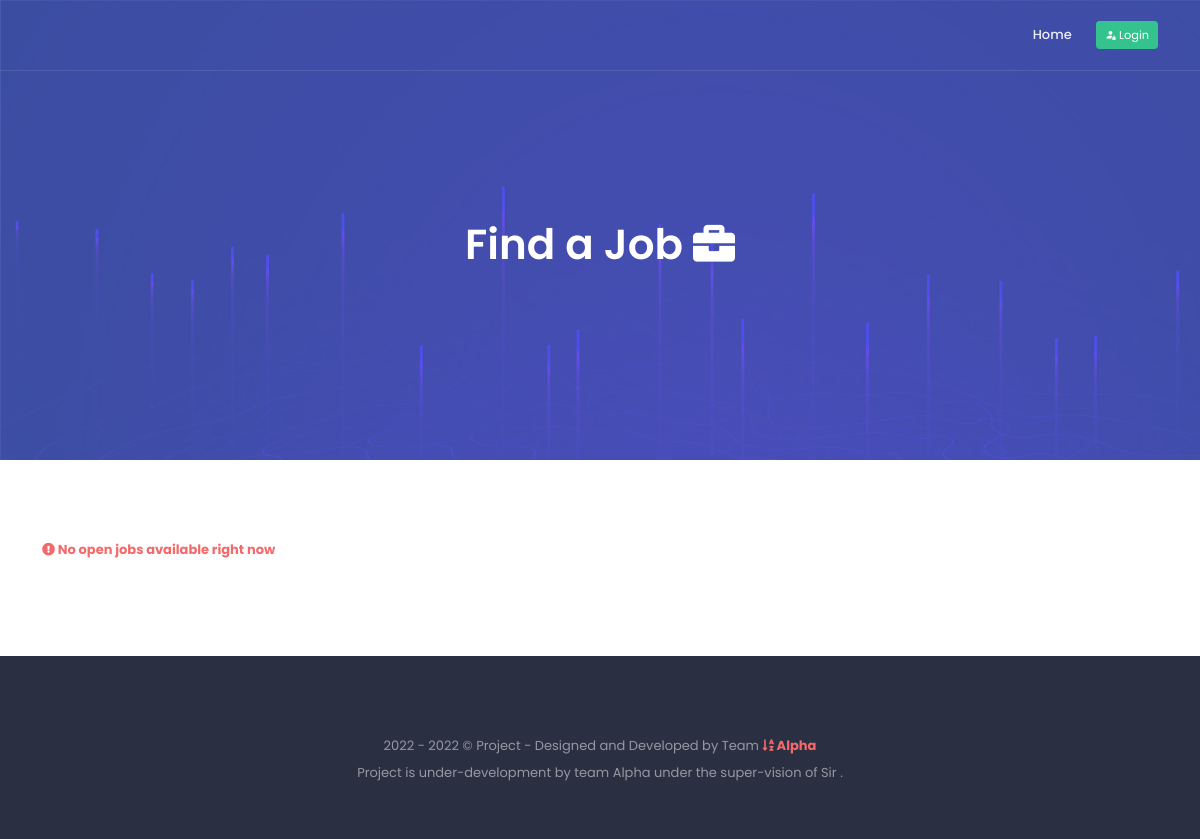
/, run on an earlier commit of the app's database.
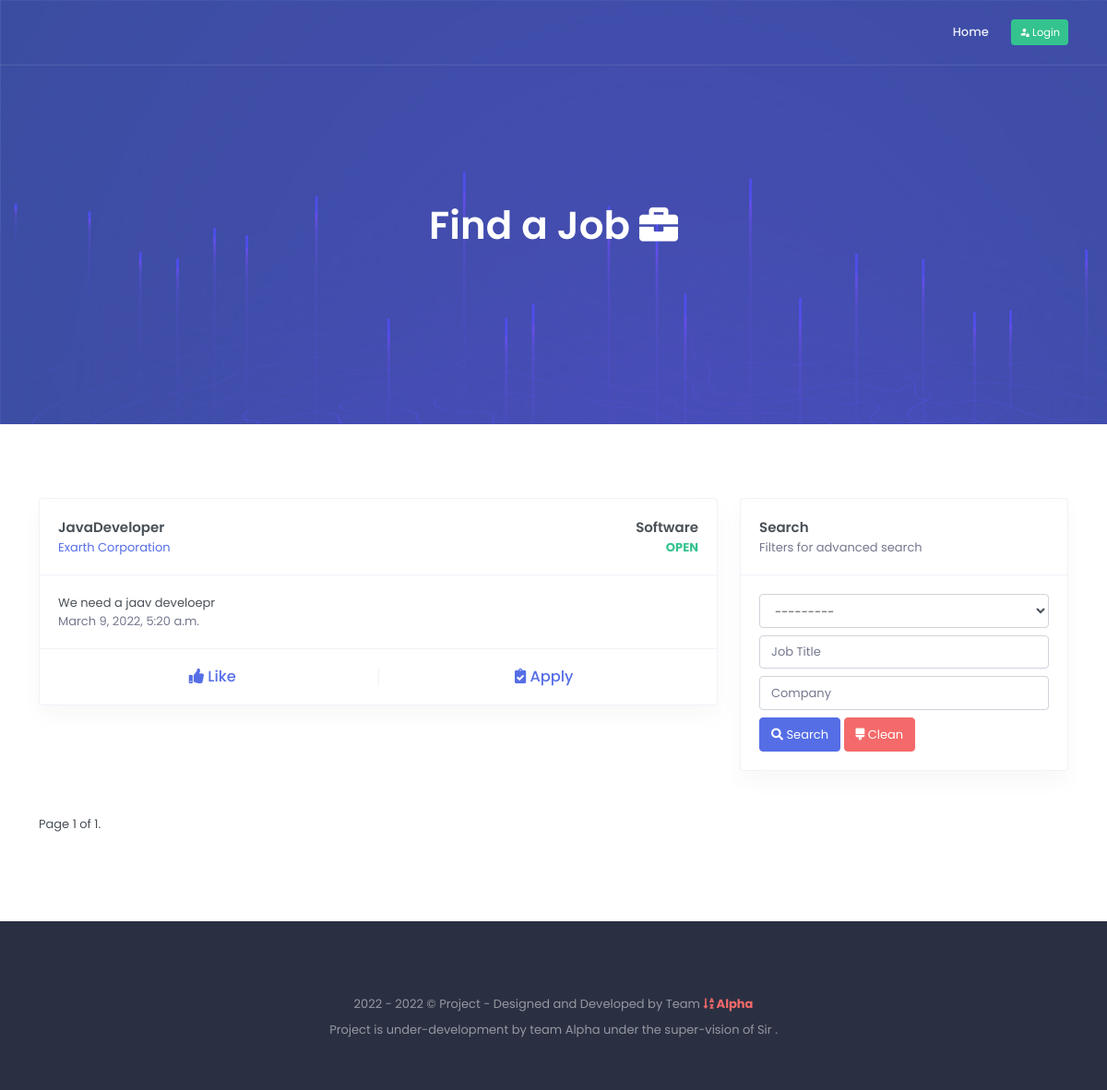
And on a later commit of the database.
### src/portals/company/models.py (models this page shows, shortened)
class Job(models.Model):
    STATUS_CHOICE = (
        ('o', 'Open'),
        ('c', 'Close')
    )
    title = models.CharField(max_length=255)
    category = models.ForeignKey(Category, on_delete=models.CASCADE)
    description = models.TextField()
    detailed_description = RichTextField(null=True, blank=True)
    company = models.ForeignKey('Company', related_name='job_provider', on_delete=models.CASCADE, blank=True)
    start_time = models.DateTimeField(null=True, blank=True)
    end_time = models.DateTimeField(null=True, blank=True)
    likes = models.ManyToManyField(User, related_name='likes')
    candidates = models.ManyToManyField(User, related_name='candidates', through='Candidate')
    status = models.CharField(max_length=1, choices=STATUS_CHOICE, default='o')
    is_active = models.BooleanField(default=True)
    created_on = models.DateTimeField(auto_now=False, auto_now_add=True)
    class Meta:
        ordering = ['-pk']

class Company(models.Model):
    TYPE_CHOICE = (
        ('per', 'Personal'),
        ('pre', 'Premium'),
        ('ent', 'Enterprise'),
    )
    user = models.OneToOneField(User, on_delete=models.CASCADE)
    name = models.CharField(max_length=255, default="Name")
    tag_line = models.CharField(max_length=255, null=True, blank=True)
    description = models.TextField(null=True, blank=True)
    business_type = models.CharField(max_length=255, choices=TYPE_CHOICE, default='per')
    contact_number = models.CharField(max_length=20, null=True, blank=True)
    contact_email = models.CharField(max_length=255, null=True, blank=True)
    contact_address = models.TextField(null=True, blank=True)
    class Meta:
        verbose_name_plural = "Companies"

class Category(models.Model):
    name = models.CharField(max_length=255)
    class Meta:
        verbose_name_plural = "Categories"
    def __str__(self):
        return self.name

### src/website/views.py (the view)
# urls.py: path('', HomeView.as_view(), name='home'),
class HomeView(ListView):
    template_name = 'website/home.html'
    paginate_by = 20
    model = Job
    def get_context_data(self, **kwargs):
        context = super(HomeView, self).get_context_data(**kwargs)
        filter_object = JobFilter(self.request.GET, queryset=Job.objects.all())
        context['filter_form'] = filter_object.form
        paginator = Paginator(filter_object.qs, 50)
        page_number = self.request.GET.get('page')
        page_object = paginator.get_page(page_number)
        context['object_list'] = page_object
        return context

### src/website/templates/website/home.html (shortened to what this page needs)
{% extends 'website/base.html' %}
{% load static %}
{% load custom_tags %}
{% block base_content %}
    <section class="section hero-section bg-ico-hero" id="home">
        <div class="bg-overlay bg-primary"></div>
        <div class="container">
            <div class="row align-items-center">
                <div class="col-12">
                    <div class="text-white-50 text-center">
                        <h1 class="text-white font-weight-semibold mb-0 hero-title">
                            Find a Job <i class="fa fa-briefcase"></i>
                        </h1>
                    </div>
                </div>
            </div>
        </div>
    </section>
    <section class="section bg-white" id="roadmap">
        <div class="container">
            <div class="row">
                <div class="col-8">
                    {% if object_list %}
                        {% for object in object_list %}
                            <div class="card border">
                                <div class="card-body border-bottom">
                                    <div class="row">
                                        <div class="col">
                                            <p class="card-title mb-0">{{ object.title }}</p>
                                            <p class="mb-0"><a href="#">{{ object.company.name }}</a></p>
                                        </div>
                                        <div class="col text-right">
                                            <p class="mb-0 card-title">{{ object.category.name }}</p>
                                            <p class="mb-0 card-title-desc text-success"><b>OPEN</b></p>
                                        </div>
                                    </div>
                                </div>
                                <div class="card-body">
                                    {{ object.description }}
                                    <p class="text-secondary mb-0">{{ object.created_on }}</p>
                                </div>
                                <div class="card-body border-top">
                                    <div class="row text-center">
                                        <div class="col border-right">
                                            <h5 class="mb-0">
                                                <a href="#"><i class="fa fa-thumbs-up"></i> Like</a>
                                            </h5>
                                        </div>
                                        <div class="col">
                                            <h5 class="mb-0">
                                                <a href="#"><i class="fa fa-clipboard-check"></i> Apply</a>
                                            </h5>
                                        </div>
                                    </div>
                                </div>
                            </div>
                        {% endfor %}
                    {% else %}
                        <p class="text-danger">
                            <b>
                                <i class="fa fa-exclamation-circle"></i>
                                No open jobs available right now
                            </b>
                        </p>
                    {% endif %}
                </div>
                {% if job_list %}
                    <div class="col-4">
                        <div class="card border">
                            <div class="card-body border-bottom">
                                <p class="mb-0 card-title">Search</p>
                                <p class="mb-0 card-title-desc">Filters for advanced search</p>
                            </div>
                            <div class="card-body">
                                <form method="get">
                                    <div class="">
                                        {{ filter_form }}
                                        <div class="mt-2">
                                            <button class="btn btn-primary" type="submit">
                                                <i class="fa fa-search"></i> Search
                                            </button>
                                            <a href="#" class="btn btn-danger" type="submit">
                                                <i class="fa fa-brush"></i> Clean
                                            </a>
                                        </div>
                                    </div>
                                </form>
                            </div>
                        </div>
                    </div>
                {% endif %}
            </div>
            {% if object_list %}
                <div class="row">
                    <div class="col-md-12">
                        <div class="mt-4">
                            <ul class="pagination">
                                <li class="">
                                    <span>Page {{ object_list.number }} of {{ object_list.paginator.num_pages }}.</span>
                                </li>
                            </ul>
                        </div>
                    </div>
                </div>
            {% endif %}
        </div>
    </section>
{% endblock %}

### src/website/templates/website/base.html (shortened to what this page needs)
{% load static %}
<!doctype html>
<html lang="en">
<head>
    <link rel="stylesheet" href="{% static 'core/libs/owl.carousel/assets/owl.carousel.min.css' %}">
    <link rel="stylesheet" href="{% static 'core/libs/owl.carousel/assets/owl.theme.default.min.css' %}">
    <link href="{% static 'core/css/bootstrap.min.css' %}" rel="stylesheet"/>
    <link href="{% static 'core/css/icons.min.css' %}" rel="stylesheet"/>
    <link href="{% static 'core/css/app.min.css' %}" rel="stylesheet"/>
</head>
<body data-spy="scroll" data-target="#topnav-menu" data-offset="60">
{% block base_header %}
    {% include 'website/include/header.html' %}
{% endblock %}
{% block base_content %}{% endblock %}
{% block base_footer %}
    {% include 'website/include/footer.html' %}
{% endblock %}
</body>
</html>

### src/website/templates/website/include/header.html (shortened to what this page needs)
{% load static %}
<nav class="navbar navbar-expand-lg navigation fixed-top sticky">
    <div class="container">
        <div class="collapse navbar-collapse" id="topnav-menu-content">
            <ul class="navbar-nav ml-auto" id="topnav-menu">
                <li class="nav-item">
                    <a class="nav-link" href="/">Home</a>
                </li>
            </ul>
            {% if request.user.is_authenticated %}
                <div class="ml-lg-2">
                    <a class="btn btn-sm btn-success" href="{% url 'accounts:cross-auth-view' %}">
                        <i class="mdi mdi-view-dashboard"></i> Dashboard
                    </a>
                </div>
            {% else %}
                <div class="ml-lg-2">
                    <a class="btn btn-sm btn-success" href="{% url 'account_login' %}">
                        <i class="mdi mdi-account-lock"></i> Login
                    </a>
                </div>
            {% endif %}
        </div>
    </div>
</nav>

### src/website/templates/website/include/footer.html
{% load static %}
<footer class="landing-footer">
    <div class="container">
        <div class="row justify-content-center">
            <div class="col-lg-6 text-center">
                <p class="mb-2">2022 - {% now 'Y' %} © Project - Designed and Developed by Team
                    <b class="text-danger"><i class="fa fa-sort-alpha-down"></i> Alpha</b>
                </p>
                <p>
                    Project is under-development by team Alpha under the super-vision of Sir .
                </p>
            </div>
        </div>
    </div>
</footer>

What changed in the data, as far as the page shows it:
added Job: title "JavaDeveloper", company.name "Exarth Corporation", category.name "Software", description "We need a jaav develoepr", created_on "March 9, 2022, 5:20 a.m."
Also different on the page:
form field category: (not shown) → "---------"
{{ object_list.number }}: (not shown) → "1"
{{ object_list.paginator.num_pages }}: (not shown) → "1"
text no longer shown: "No open jobs available right now"
text now shown: "Search Filters for advanced search Search Clean Page of ."
